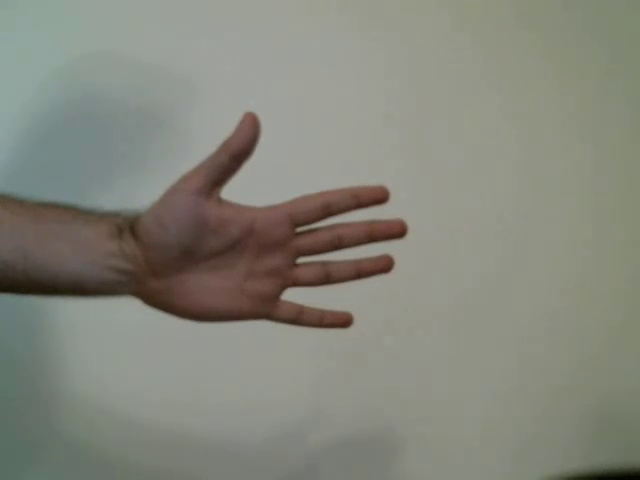
#> input picture frame 34 of Assigment-Computer-Vision/DATA/hand_move.mp4, 640 x 480 px
$ jupyter execute 00-Optical-Flow.ipynb
#> lines starting #> are read from the running program, lines starting #| are printed output that depends on the picture; after the words box and inside, x2 and y2 are one past the last pixel; in counts of white or black regions, pixels touching at a corner belong together
<a href="https://www.pieriandata.com"></a>
*Copyright Pierian Data Inc.*

# Optical Flow

----
#### NOTE: It is probably a good idea to restart the kernel if you ever run these cells, as the tracking algo can sometimes get caught in a loop with your camera.

## Lucas-Kanade Optical Flow

[cell 1]
import numpy as np
import cv2

[cell 2]
# Parameters for ShiTomasi corner detection (good features to track paper)
corner_track_params = dict(maxCorners = 10,
                       qualityLevel = 0.3,
                       minDistance = 7,
                       blockSize = 7 )

### Parameters for Lucas Kanade Optical Flow

Detect the motion of specific points or the aggregated motion of regions by modifying the winSize argument. This determines the integration window size. Small windows are more sensitive to noise and may miss larger motions. Large windows will “survive” an occlusion.

The integration appears smoother with the larger window size.

criteria has two here - the max number (10 above) of iterations and epsilon (0.03 above). More iterations means a more exhaustive search, and a smaller epsilon finishes earlier. These are primarily useful in exchanging speed vs accuracy, but mainly stay the same.

When maxLevel is 0, it is the same algorithm without using pyramids (ie, calcOpticalFlowLK). Pyramids allow finding optical flow at various resolutions of the image.

[cell 3]
# Parameters for lucas kanade optical flow
lk_params = dict( winSize  = (200,200),
                  maxLevel = 2,
                  criteria = (cv2.TERM_CRITERIA_EPS | cv2.TERM_CRITERIA_COUNT, 10,0.03))

[cell 4]
# Capture the video
cap = cv2.VideoCapture("../DATA/hand_move.mp4")

# Grab the very first frame of the stream
ret, prev_frame = cap.read()
#> prev_frame is the input picture: shape (480, 640, 3); mean B, G, R 123.8, 134.2, 133.3

# Grab a grayscale image (We will refer to this as the previous frame)
prev_gray = cv2.cvtColor(prev_frame, cv2.COLOR_BGR2GRAY)
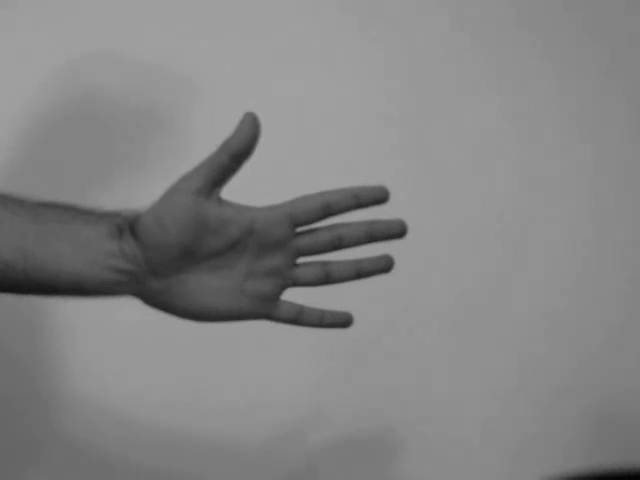
#> prev_gray: shape (480, 640); min 3, max 166, mean 132.8

# Grabbing the corners
prevPts = cv2.goodFeaturesToTrack(prev_gray, mask = None, **corner_track_params)
#> prevPts = [[297, 261], [283, 297], [295, 229], [222, 195], [386, 200]]

# Create a matching mask of the previous frame for drawing on later
mask = np.zeros_like(prev_frame)


while ret == True:

    # Grab current frame
    ret,frame = cap.read()

    # Grab gray scale
    frame_gray = cv2.cvtColor(frame, cv2.COLOR_BGR2GRAY)

    # Calculate the Optical Flow on the Gray Scale Frame
    nextPts, status, err = cv2.calcOpticalFlowPyrLK(prev_gray, frame_gray, prevPts, None, **lk_params)
#> nextPts has the same summary as prevPts; status = [1, 1, 1, 1, 1]; err = [0.376, 0.348, 0.372, 0.276, 0.288]

    # Using the returned status array (the status output)
    # status output status vector (of unsigned chars); each element of the vector is set to 1 if
    # the flow for the corresponding features has been found, otherwise, it is set to 0.
    good_new = nextPts[status==1]
#> good_new has the same summary as prevPts
    good_prev = prevPts[status==1]
#> good_prev has the same summary as prevPts

    # Use ravel to get points to draw lines and circles
    for i,(new,prev) in enumerate(zip(good_new,good_prev)):

        x_new,y_new = new.ravel()
        x_prev,y_prev = prev.ravel()

        # Lines will be drawn using the mask created from the first frame

        mask = cv2.line(mask, (int(x_new),int(y_new)),(int(x_prev),int(y_prev)), (0,255,0), 3)

        # Draw red circles at corner points
        frame = cv2.circle(frame,(int(x_new),int(y_new)),8,(0,0,255),-1)
#> this loop made 5 passes
#> (x_new, y_new, x_prev, y_prev) on passes 1 to 5: (297, 261, 297, 261), (283, 297, 283, 297), (295, 229, 295, 229), (222, 195, 222, 195), (386, 200, 386, 200)
#> pass 1, `frame = cv2.circle(frame,(int(x_new),int(y_new)),8,(0,0,255),-1)`:
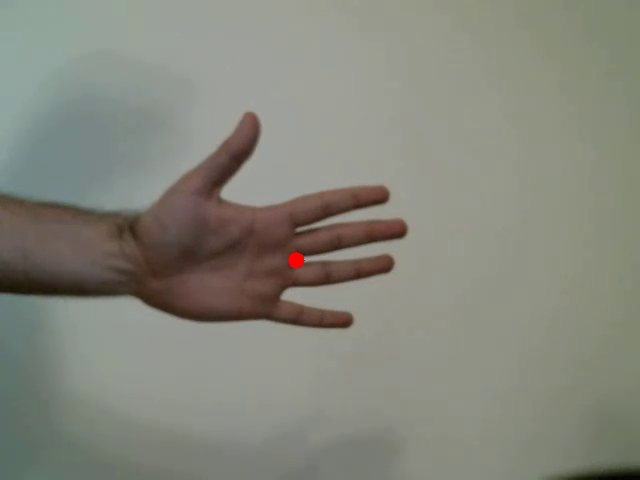
#> frame: shape (480, 640, 3); mean B, G, R 123.6, 134.2, 133.4
#> pass 2, `frame = cv2.circle(frame,(int(x_new),int(y_new)),8,(0,0,255),-1)`:
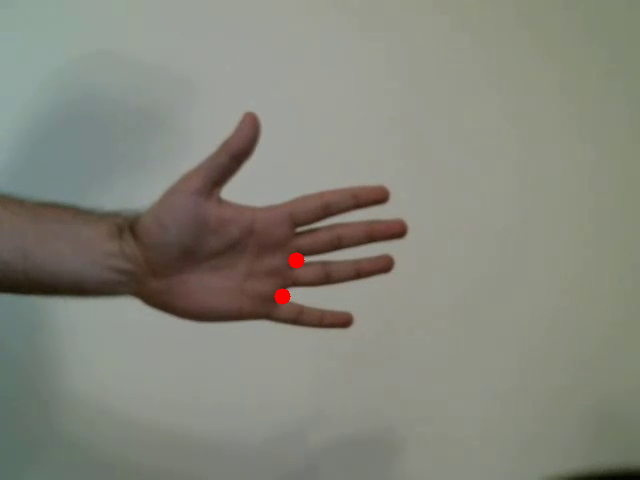
#> frame: shape (480, 640, 3); 0.06% of pixels changed, all inside (x1, y1, x2, y2) = (274, 288, 291, 305)
#> after the loop:
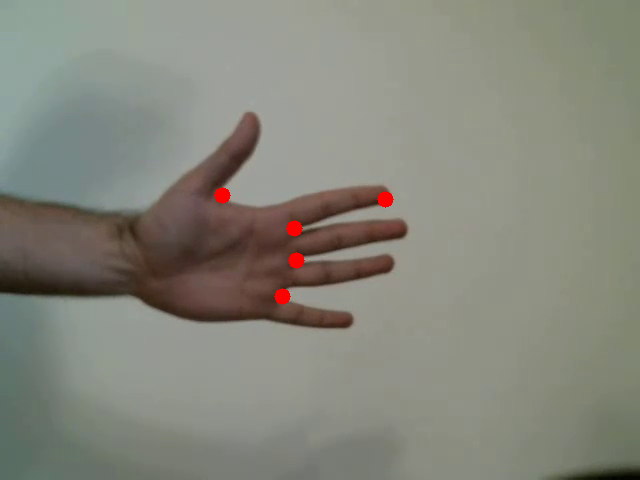
#> frame: shape (480, 640, 3); 0.19% of pixels changed, all inside (x1, y1, x2, y2) = (214, 187, 394, 237)
#> after the loop:
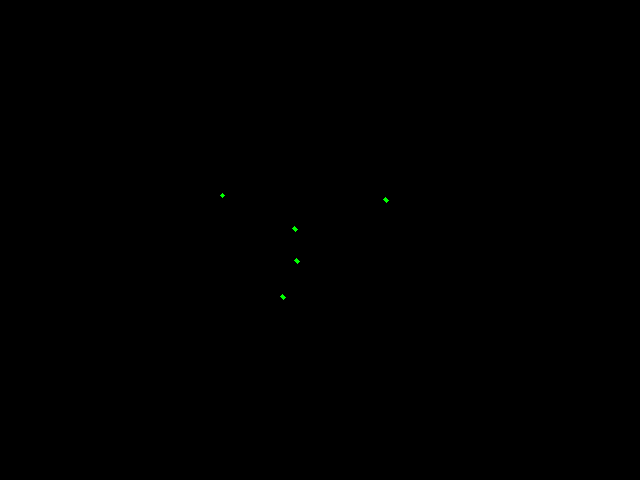
#> mask: shape (480, 640, 3); mean of channels 0, 1, 2 0, 0.1, 0; drawn as B, G, R

    # Display the image along with the mask we drew the line on.
    img = cv2.add(frame,mask)
    cv2.imshow('frame',img)

    k = cv2.waitKey(30) & 0xff
#> (key Esc is pressed here)
    if k == 27:
        break

    # Now update the previous frame and previous points
    prev_gray = frame_gray.copy()
    prevPts = good_new.reshape(-1,1,2)
    break


cv2.destroyAllWindows()
cap.release()

# Dense Optical Flow in OpenCV

calcOpticalFlowFarneback(prev, next, flow, pyr_scale, levels, winsize, iterations, poly_n, poly_sigma, flags) -> flow

This function computes a dense optical flow using the Gunnar Farneback's algorithm.

Here are the parameters for the function and what they represent:


* prev first 8-bit single-channel input image.
* next second input image of the same size and the same type as prev.
* flow computed flow image that has the same size as prev and type CV_32FC2.
* pyr_scale parameter, specifying the image scale (\<1) to build pyramids for each image
    * pyr_scale=0.5 means a classical pyramid, where each next layer is twice smaller than the previous one.

* levels number of pyramid layers including the initial image; levels=1 means that no extra layers are created and only the original images are used.
* winsize averaging window size
    * larger values increase the algorithm robustness to image
* noise and give more chances for fast motion detection, but yield more blurred motion field.
* iterations number of iterations the algorithm does at each pyramid level.
* poly_n size of the pixel neighborhood used to find polynomial expansion in each pixel
    * larger values mean that the image will be approximated with smoother surfaces, yielding more robust algorithm and more blurred motion field, typically poly_n =5 or 7.
* poly_sigma standard deviation of the Gaussian that is used to smooth derivatives used as a basis for the polynomial expansion; for poly_n=5, you can set poly_sigma=1.1, for poly_n=7, a good value would be poly_sigma=1.5.

[cell 5]
import matplotlib.pyplot as plt

[cell 6]
import cv2
import numpy as np

# Capture the frame
cap = cv2.VideoCapture("../DATA/hand_move.mp4")
ret, frame1 = cap.read()

# Get gray scale image of first frame and make a mask in HSV color
prvsImg = cv2.cvtColor(frame1,cv2.COLOR_BGR2GRAY)

hsv_mask = np.zeros_like(frame1)
hsv_mask[:,:,1] = 255

while True:
    ret, frame2 = cap.read()
    nextImg = cv2.cvtColor(frame2,cv2.COLOR_BGR2GRAY)

    # Check out the markdown text above for a break down of these paramters, most of these are just suggested defaults
    flow = cv2.calcOpticalFlowFarneback(prvsImg,nextImg, None, 0.5, 3, 15, 3, 5, 1.2, 0)


    # Color the channels based on the angle of travel
    # Pay close attention to your video, the path of the direction of flow will determine color!
    mag, ang = cv2.cartToPolar(flow[:,:,0], flow[:,:,1],angleInDegrees=True)
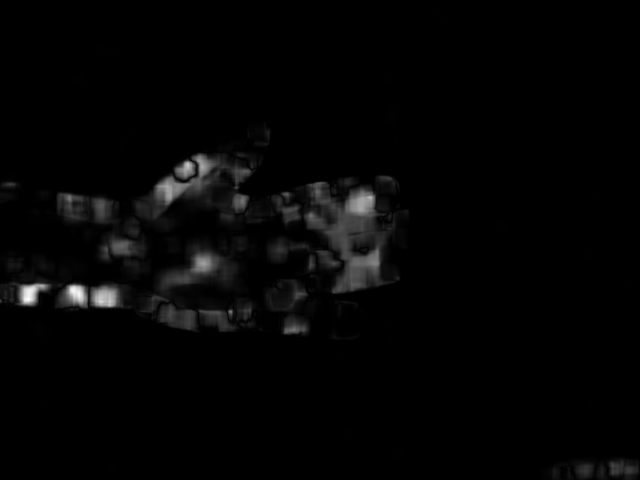
#> mag: shape (480, 640) float32; min 0, max 1.73, mean 0.0339; drawn with min black and max white
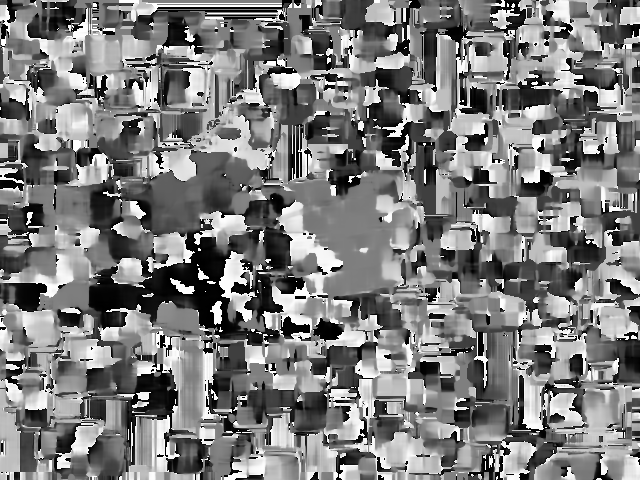
#> ang: shape (480, 640) float32; min 8.61e-17, max 360, mean 175.8; drawn with min black and max white
    hsv_mask[:,:,0] = ang/2
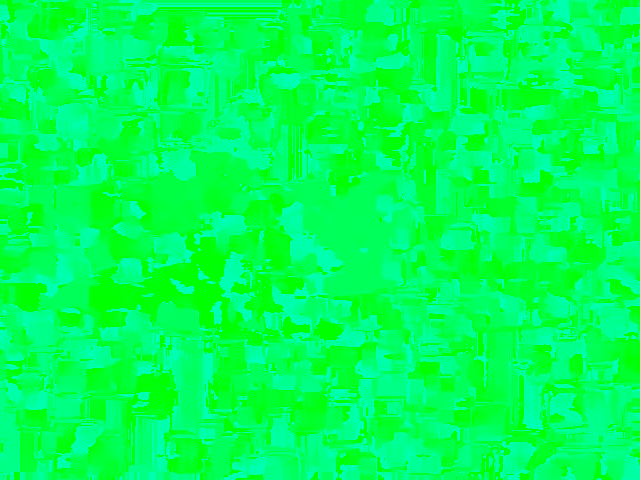
#> hsv_mask: shape (480, 640, 3); mean of channels 0, 1, 2 87.4, 255, 0; drawn as B, G, R
    hsv_mask[:,:,2] = cv2.normalize(mag,None,0,255,cv2.NORM_MINMAX)
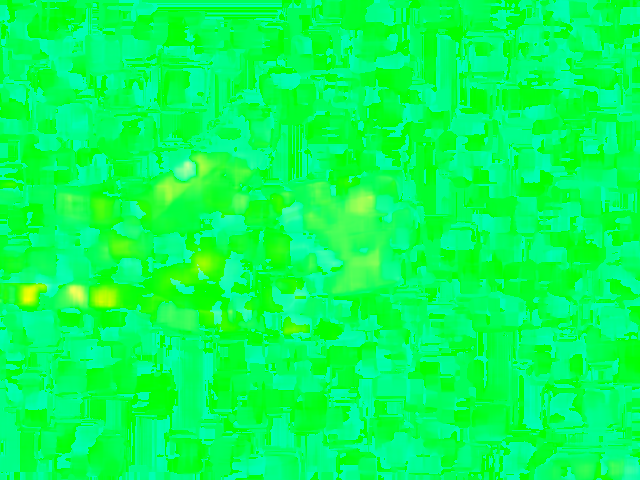
#> hsv_mask: shape (480, 640, 3); 17.18% of pixels changed, all inside (x1, y1, x2, y2) = (0, 7, 640, 480); drawn as B, G, R

    # Convert back to BGR to show with imshow from cv
    bgr = cv2.cvtColor(hsv_mask,cv2.COLOR_HSV2BGR)
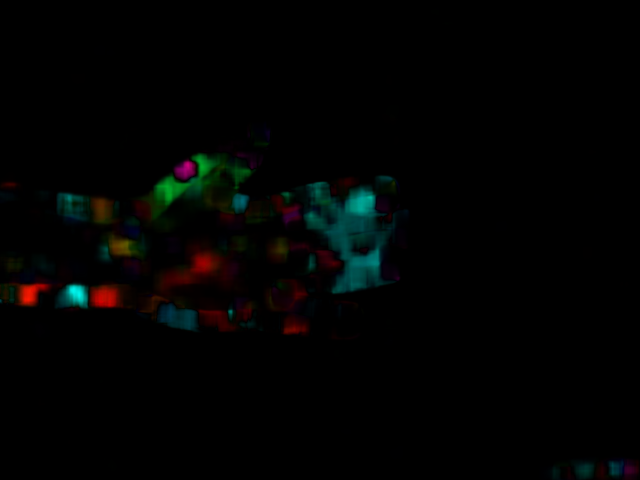
#> bgr: shape (480, 640, 3); mean B, G, R 2.3, 3, 2.1
    cv2.imshow('frame2',bgr)

    k = cv2.waitKey(30) & 0xff
#> (key Esc is pressed here)
    if k == 27:
        break

    # Set the Previous image as the next iamge for the loop
    prvsImg = nextImg


cap.release()
cv2.destroyAllWindows()

$ run again, starting later in the video
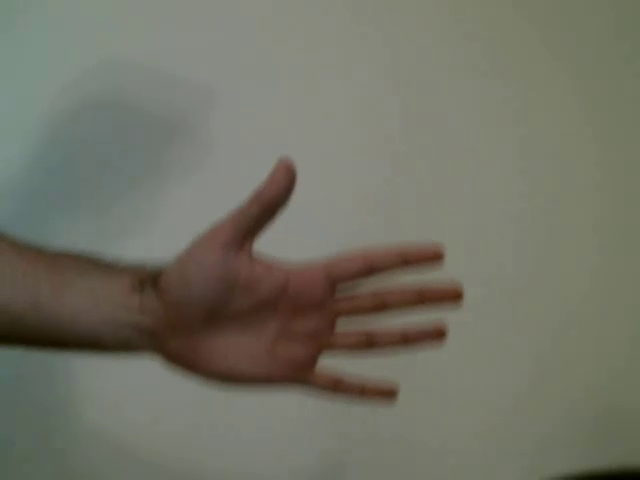
#> input picture frame 153 of Assigment-Computer-Vision/DATA/hand_move.mp4, 640 x 480 px
#> prev_frame is the input picture: shape (480, 640, 3); mean B, G, R 101.6, 114.6, 114.7
#> prevPts = [[442, 334], [440, 256], [459, 295], [394, 392], [255, 249], [338, 330], [317, 370], [160, 273], [320, 357], [338, 319]]
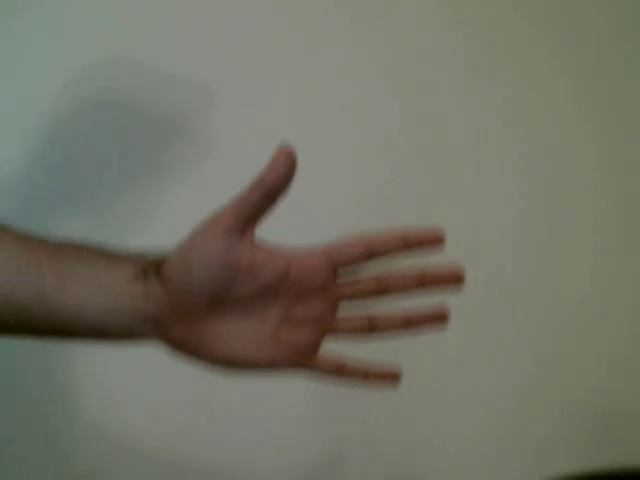
#> input picture frame 154 of Assigment-Computer-Vision/DATA/hand_move.mp4, 640 x 480 px
#> frame is the input picture: shape (480, 640, 3); mean B, G, R 101.6, 114.6, 114.6
#> nextPts = [[443.6, 317.8], [441.2, 239.8], [460.5, 278.7], [396.3, 375.8], [256.2, 235.1], [340.4, 314.1], [319.5, 354.2], [161.9, 260.6], [322.4, 341.3], [340.5, 303.2]]; status = [1, 1, 1, 1, 1, 1, 1, 1, 1, 1]; err = [1.32, 1.1, 1.11, 1.62, 1.52, 1.92, 1.9, 1.92, 1.97, 1.91]
#> good_new has the same summary as nextPts
#> good_prev has the same summary as prevPts
#> the loop `for i,(new,prev) in enumerate(zip(good_new,good_prev)): ` made 10 passes
#> (x_new, y_new, x_prev, y_prev) on passes 1 to 8: (443.6, 317.8, 442, 334), (441.2, 239.8, 440, 256), (460.5, 278.7, 459, 295), (396.3, 375.8, 394, 392), (256.2, 235.1, 255, 249), (340.4, 314.1, 338, 330), (319.5, 354.2, 317, 370), (161.9, 260.6, 160, 273)
#> `bgr = cv2.cvtColor(hsv_mask,cv2.COLOR_HSV2BGR)`:
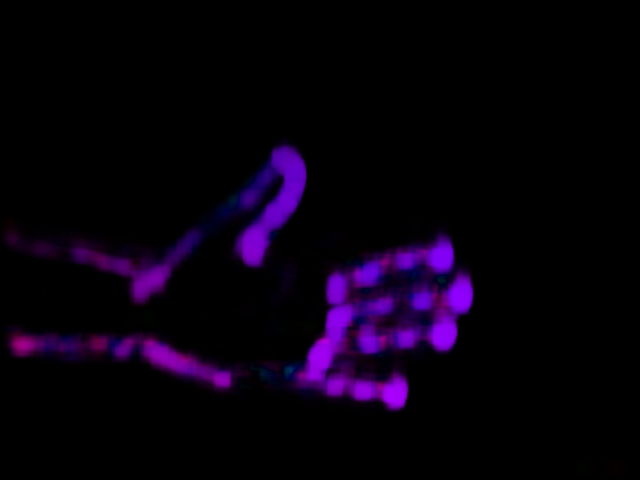
#> bgr: shape (480, 640, 3); mean B, G, R 13.3, 0, 8

$ run again, starting later in the video
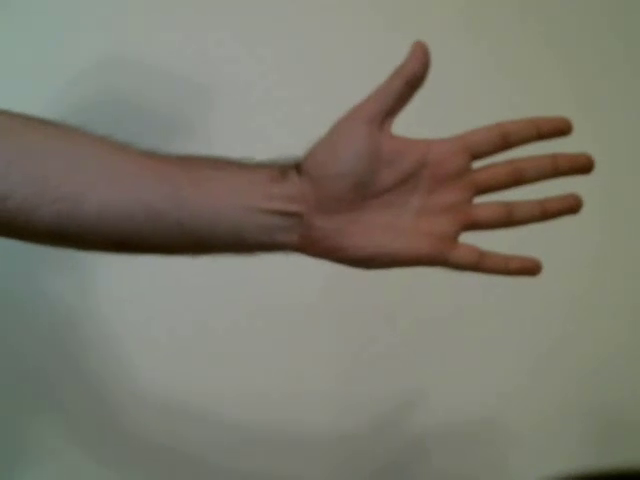
#> input picture frame 272 of Assigment-Computer-Vision/DATA/hand_move.mp4, 640 x 480 px
#> prev_frame is the input picture: shape (480, 640, 3); mean B, G, R 109.7, 122, 124.2
#> prevPts = [[473, 166], [475, 201], [461, 239], [569, 132], [588, 172], [576, 212], [539, 272]]
#> nextPts = [[469, 166], [471, 201], [456.9, 239.1], [565.4, 131.9], [584.3, 171.9], [572.2, 212], [535, 272.1]]; status = [1, 1, 1, 1, 1, 1, 1]; err = [0.647, 0.729, 0.636, 0.654, 0.796, 0.743, 0.661]
#> good_new has the same summary as nextPts
#> good_prev has the same summary as prevPts
#> the loop `for i,(new,prev) in enumerate(zip(good_new,good_prev)): ` made 7 passes
#> (x_new, y_new, x_prev, y_prev) on passes 1 to 7: (469, 166, 473, 166), (471, 201, 475, 201), (456.9, 239.1, 461, 239), (565.4, 131.9, 569, 132), (584.3, 171.9, 588, 172), (572.2, 212, 576, 212), (535, 272.1, 539, 272)
#> `bgr = cv2.cvtColor(hsv_mask,cv2.COLOR_HSV2BGR)`:
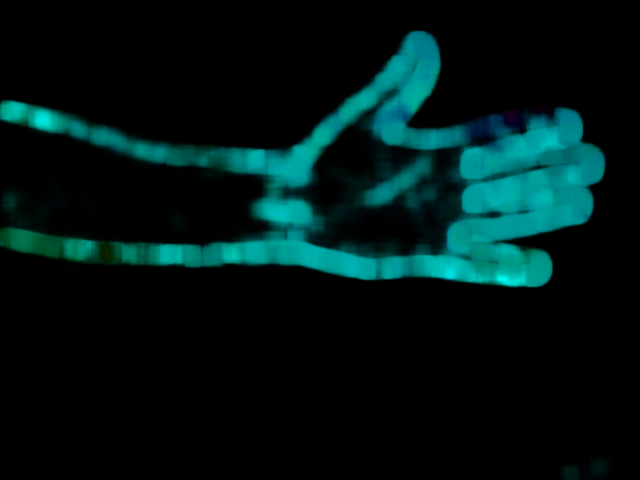
#> bgr: shape (480, 640, 3); mean B, G, R 21.2, 21.9, 0
